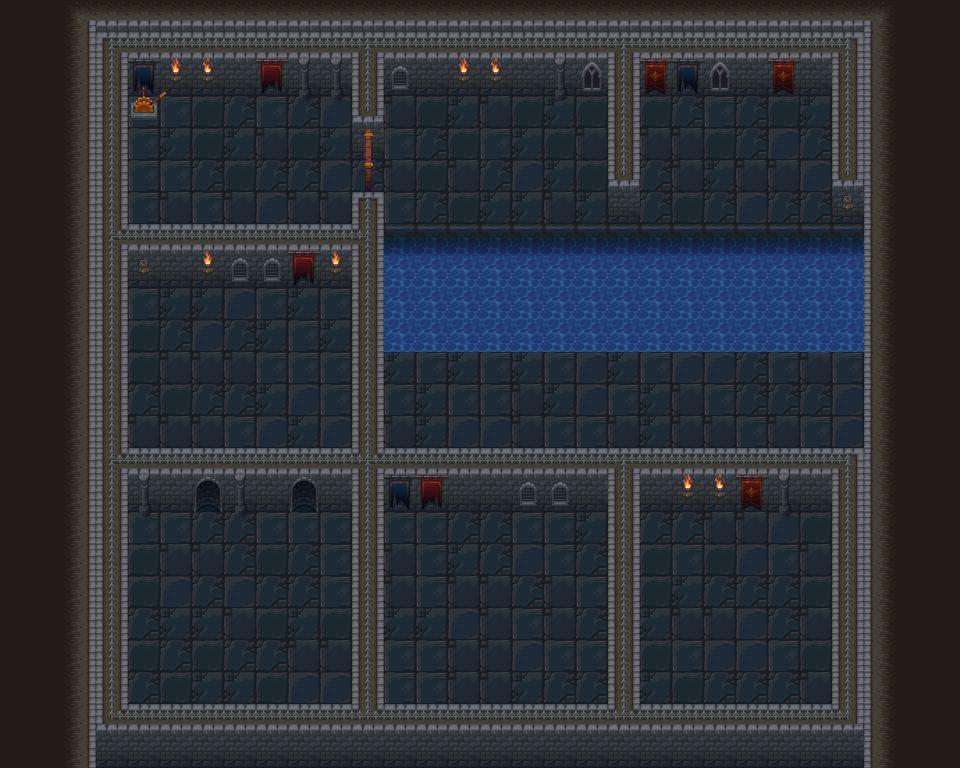

This is a level from a 2D game, rendered from its Tiled map with the project's own tilesets. A one-line summary and the map file follow, with tile-layer data summarised:
An orthogonal 30x24 tile map with 32x32 px tiles, 7 tile layers (bg, door closed 1, switchOn, switchOff, ...) and 42 objects (19x collision, 2x 2, 2x 7, 2x 4, 2x 3, ...).

<map version="1.0" tiledversion="2018.04.18" orientation="orthogonal" renderorder="right-down" width="30" height="24" tilewidth="32" tileheight="32" infinite="0" nextobjectid="139">
 <properties>
  <property name="teleport" value="1" />
 </properties>
 <tileset firstgid="1" name="tiles" tilewidth="32" tileheight="32" tilecount="240" columns="10">
  <image source="maps/tiles.png" width="320" height="768" />
 </tileset>
 <layer name="bg" width="30" height="24">
  <properties>
   <property name="bg" value="1" />
  </properties>
  <data>[720 cells, 668 non-empty, 26 distinct tile ids]</data>
 </layer>
 <objectgroup name="teleport">
  <properties>
   <property name="teleport" value="1" />
  </properties>
  <object id="29" name="2" x="160.006" y="511.307" width="32.0742" height="33.5156">
   <properties>
    <property name="from" value="2" />
   </properties>
  </object>
  <object id="113" name="7" x="287.873" y="512.292" width="33.9447" height="34.3103">
   <properties>
    <property name="from" value="7" />
   </properties>
  </object>
  <object id="115" name="4" x="415.626" y="508.227" width="32.4442" height="36.1055">
   <properties>
    <property name="from" value="4" />
   </properties>
  </object>
  <object id="117" name="3" x="414.491" y="637.628" width="35.227" height="33.9447">
   <properties>
    <property name="from" value="3" />
   </properties>
  </object>
  <object id="118" name="8" x="542.243" y="638.25" width="34.4576" height="34.9705">
   <properties>
    <property name="from" value="8" />
   </properties>
  </object>
  <object id="76" name="6" x="670.62" y="542.434" width="34.1662" height="34.8409">
   <properties>
    <property name="from" value="6" />
   </properties>
  </object>
  <object id="120" name="5" x="767.541" y="543.012" width="34.3103" height="35.4452">
   <properties>
    <property name="from" value="5" />
   </properties>
  </object>
  <object id="124" name="5" x="287.104" y="350.23" width="32.9571" height="34.3485">
   <properties>
    <property name="to" value="5" />
   </properties>
  </object>
  <object id="116" name="2" x="543.378" y="512.145" width="34.2012" height="35.849">
   <properties>
    <property name="to" value="2" />
   </properties>
  </object>
  <object id="119" name="7" x="671.131" y="639.128" width="33.2136" height="33.7265">
   <properties>
    <property name="to" value="7" />
   </properties>
  </object>
  <object id="121" name="8" x="768.015" y="638.98" width="32.7006" height="34.4959">
   <properties>
    <property name="to" value="8" />
   </properties>
  </object>
  <object id="122" name="6" x="701.741" y="380.218" width="35.227" height="38.6318">
   <properties>
    <property name="to" value="6" />
   </properties>
  </object>
  <object id="123" name="3" x="480.104" y="383.367" width="32.4825" height="33.983">
   <properties>
    <property name="to" value="3" />
   </properties>
  </object>
  <object id="75" name="4" x="479.686" y="126.072" width="32.0312" height="35.7855">
   <properties>
    <property name="to" value="4" />
   </properties>
  </object>
 </objectgroup>
 <layer name="door closed 1" width="30" height="24">
  <properties>
   <property name="doorClosed" value="1" />
  </properties>
  <data>[720 cells, 2 non-empty, 2 distinct tile ids]</data>
 </layer>
 <layer name="switchOn" width="30" height="24">
  <properties>
   <property name="switchon" value="1" />
  </properties>
  <data>[720 cells, 2 non-empty, 2 distinct tile ids]</data>
 </layer>
 <layer name="switchOff" width="30" height="24">
  <properties>
   <property name="switchoff" value="1" />
  </properties>
  <data>[720 cells, 4 non-empty, 4 distinct tile ids]</data>
 </layer>
 <layer name="decoration" width="30" height="24">
  <properties>
   <property name="bg" value="1" />
  </properties>
  <data>[720 cells, 52 non-empty, 19 distinct tile ids]</data>
 </layer>
 <layer name="fg" width="30" height="24">
  <properties>
   <property name="fg" value="1" />
  </properties>
  <data>[720 cells, 54 non-empty, 8 distinct tile ids]</data>
 </layer>
 <layer name="decoration fg" width="30" height="24">
  <properties>
   <property name="fg" value="1" />
  </properties>
  <data>[720 cells, 13 non-empty, 8 distinct tile ids]</data>
 </layer>
 <objectgroup name="character" visible="0">
  <object id="129" name="princess" type="player" x="163.236" y="629.029" width="14.8339" height="17.2943">
   <ellipse />
  </object>
 </objectgroup>
 <objectgroup name="openSwitch" visible="0">
  <object id="90" type="opensw" x="130.282" y="97.1581" width="43.5829" height="39.5893" />
 </objectgroup>
 <objectgroup name="opendoor">
  <properties>
   <property name="opendoor" value="1" />
  </properties>
  <object id="33" name="1" x="374.522" y="143.987" width="17.9714" height="67.6943" />
 </objectgroup>
 <objectgroup name="door">
  <properties>
   <property name="door" value="1" />
  </properties>
  <object id="31" name="1" x="351.802" y="143.859" width="21.5156" height="68.6096">
   <properties>
    <property name="need" value="key2" />
   </properties>
  </object>
 </objectgroup>
 <objectgroup name="water" visible="0">
  <object id="1" type="water" x="383.58" y="236.021" width="475.719" height="108.487" />
 </objectgroup>
 <objectgroup name="item">
  <properties>
   <property name="item" value="1" />
  </properties>
  <object id="82" name="key2" type="key" x="731.17" y="149.11" width="31.8789" height="27.0488">
   <properties>
    <property name="from" value="key1" />
   </properties>
  </object>
  <object id="127" name="lasso" type="lasso" x="187.902" y="346.655" width="31.8789" height="27.0488">
   <properties>
    <property name="from" value="lasso" />
   </properties>
  </object>
 </objectgroup>
 <objectgroup name="itemchoose" visible="0">
  <properties>
   <property name="itemchoose" value="1" />
  </properties>
  <object id="87" name="key2" type="key" x="719.389" y="137.028" width="55.4792" height="52.8676">
   <properties>
    <property name="from" value="key1" />
   </properties>
  </object>
  <object id="128" name="lasso" type="lasso" x="178.391" y="336.843" width="52.0744" height="56.2725">
   <properties>
    <property name="from" value="lasso" />
   </properties>
  </object>
 </objectgroup>
 <objectgroup name="collision">
  <object id="3" type="collision" x="4" y="1" width="90" height="765" />
  <object id="4" type="collision" x="96" y="723.785" width="863" height="44.2145" />
  <object id="5" type="collision" x="862" y="-1" width="97" height="731" />
  <object id="6" type="collision" x="98" y="3" width="761" height="53" />
  <object id="11" type="collision" x="97" y="55" width="29" height="195" />
  <object id="18" type="collision" x="607" y="54" width="34" height="175.021" />
  <object id="19" type="collision" x="832" y="55" width="30" height="167.795">
   <properties>
    <property name="bg" value="1" />
   </properties>
  </object>
  <object id="39" type="collision" x="98" y="447" width="30" height="285" />
  <object id="48" type="collision" x="352" y="213.399" width="33.2699" height="509.844" />
  <object id="49" type="collision" x="350" y="54" width="34.1349" height="90.0554" />
  <object id="58" type="collision" x="605.333" y="463.627" width="35" height="260.937" />
  <object id="60" type="collision" x="832.333" y="471.231" width="29" height="260.436" />
  <object id="84" type="collision" x="96" y="242.651" width="277.867" height="44.5398" />
  <object id="95" type="collision" x="130.891" y="463.253" width="738.562" height="44" />
  <object id="97" type="collision" x="128" y="55.5" width="220" height="29.8807" />
  <object id="98" type="collision" x="383.5" y="59" width="222" height="27.5156" />
  <object id="99" type="collision" x="642.5" y="56.5" width="188" height="29.4204" />
  <object id="134" type="collision" x="126.924" y="87.1609" width="34.0816" height="35.2568" />
  <object id="137" type="collision" x="86.2558" y="279.196" width="41.993" height="183.861" />
 </objectgroup>
</map>
